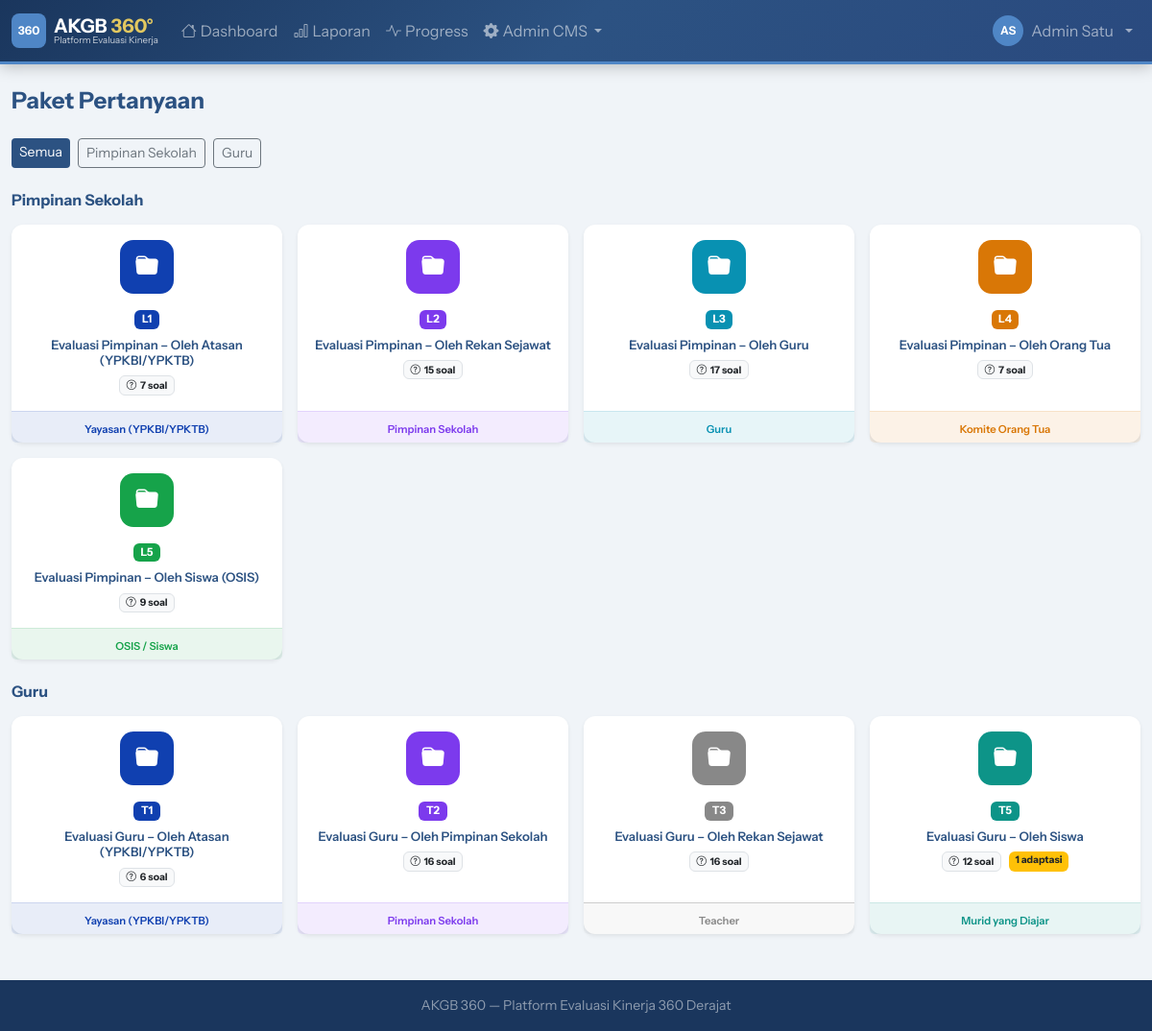
/demo/admin/questions_packages.php (signed in), run on an earlier commit of the app's database.
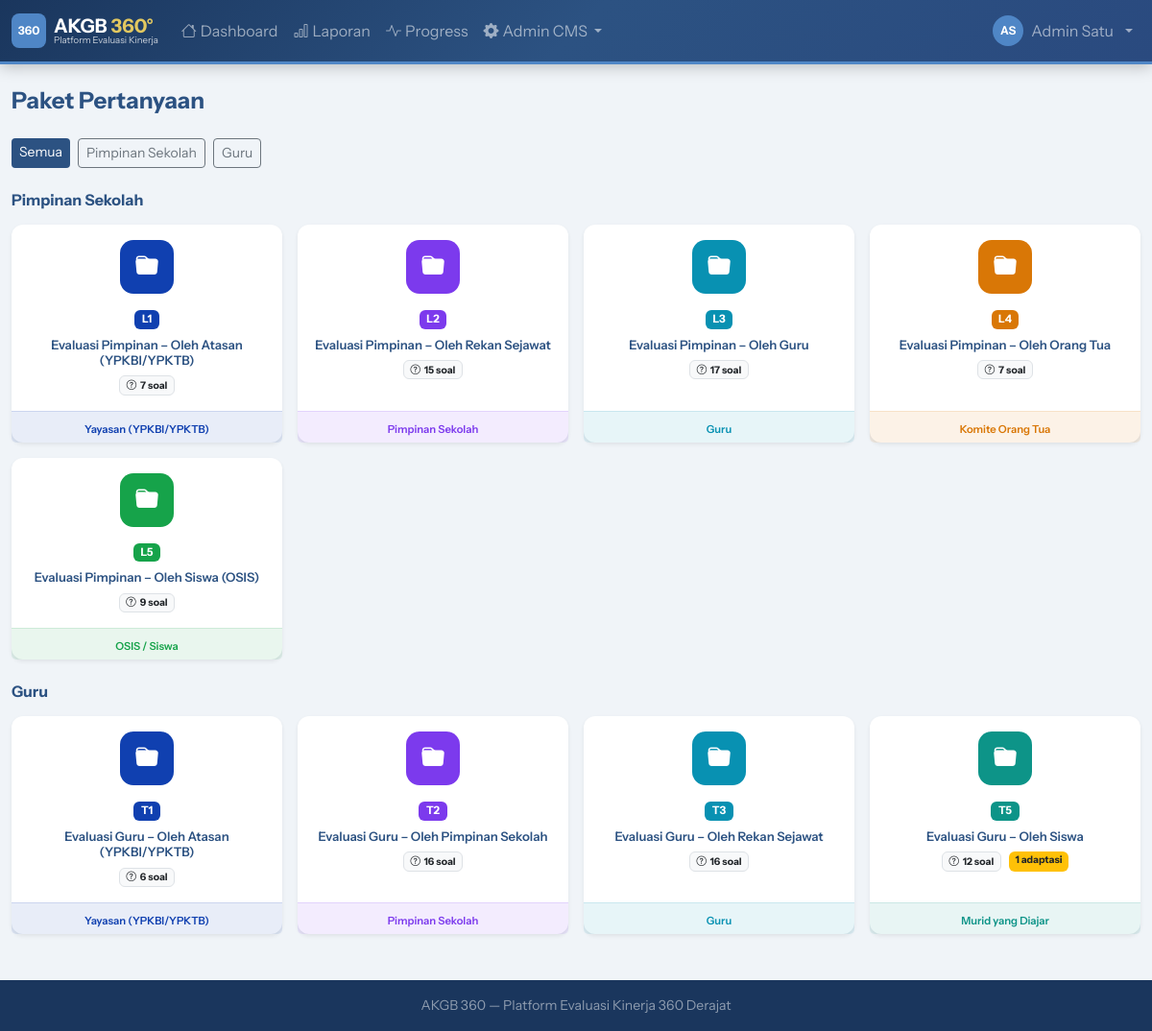
And on a later commit of the database.
### tables this page shows
CREATE TABLE `eval_types` (
  `id` int NOT NULL AUTO_INCREMENT,
  `code` varchar(20) NOT NULL,
  `name` varchar(100) NOT NULL,
  PRIMARY KEY (`id`),
  UNIQUE KEY `code` (`code`)
);

CREATE TABLE `packages` (
  `id` int NOT NULL AUTO_INCREMENT,
  `code` varchar(20) NOT NULL,
  `name` varchar(200) NOT NULL,
  `eval_type_id` int NOT NULL,
  `period_id` int DEFAULT NULL COMMENT 'NULL = template global, ada nilai = terikat periode',
  `respondent_type` varchar(50) NOT NULL,
  `description` text,
  `is_self_reflection` tinyint(1) DEFAULT '0',
  PRIMARY KEY (`id`),
  KEY `eval_type_id` (`eval_type_id`),
  KEY `period_id` (`period_id`),
  CONSTRAINT `packages_ibfk_1` FOREIGN KEY (`eval_type_id`) REFERENCES `eval_types` (`id`),
  CONSTRAINT `packages_ibfk_2` FOREIGN KEY (`period_id`) REFERENCES `eval_periods` (`id`) ON DELETE SET NULL
);

### public_html/demo/includes/db.php (called while the page is built, shortened)
<?php
class Database {
    private static ?PDO $instance = null;
    public static function getInstance(): PDO {
        if (self::$instance === null) {
            $dsn = "mysql:host=" . DB_HOST . ";dbname=" . DB_NAME . ";charset=" . DB_CHARSET;
            $options = [
                PDO::ATTR_ERRMODE            => PDO::ERRMODE_EXCEPTION,
                PDO::ATTR_DEFAULT_FETCH_MODE => PDO::FETCH_ASSOC,
                PDO::ATTR_EMULATE_PREPARES   => false,
            ];
            try {
                self::$instance = new PDO($dsn, DB_USER, DB_PASS, $options);
            } catch (PDOException $e) {
                die(json_encode(['error' => 'Database connection failed: ' . $e->getMessage()]));
            }
        }
        return self::$instance;
    }
    public static function query(string $sql, array $params = []): PDOStatement {
        $stmt = self::getInstance()->prepare($sql);
        $stmt->execute($params);
        return $stmt;
    }
    public static function fetchAll(string $sql, array $params = []): array {
        return self::query($sql, $params)->fetchAll();
    }
    public static function fetchOne(string $sql, array $params = []): ?array {
        $row = self::query($sql, $params)->fetch();
        return $row ?: null;
    }
}

### public_html/demo/includes/functions.php (called while the page is built, shortened)
<?php
function h(string $s = ''): string {
    return htmlspecialchars($s, ENT_QUOTES, 'UTF-8');
}

### public_html/demo/admin/questions_packages.php (the view, shortened to what the rows shown need)
<?php
require_once __DIR__ . '/../includes/db.php';
require_once __DIR__ . '/../includes/functions.php';
require_once __DIR__ . '/../includes/layout.php';
$viewPkg  = (int)($_GET['pkg'] ?? 0);
$filterEt = $_GET['et'] ?? '';
$evalTypes = Database::fetchAll("SELECT * FROM eval_types ORDER BY id");
$allPackages = Database::fetchAll("
    SELECT p.*, et.name as et_name, et.code as et_code,
           MAX(pw.weight) as weight,
           COUNT(pq.id) as q_count
    FROM packages p
    JOIN eval_types et ON et.id = p.eval_type_id
    LEFT JOIN package_weights pw ON pw.package_id = p.id
    LEFT JOIN package_questions pq ON pq.package_id = p.id
    WHERE p.period_id IS NULL AND p.is_self_reflection = 0
    GROUP BY p.id, p.code, p.name, p.eval_type_id, p.respondent_type,
             p.description, p.is_self_reflection, et.name, et.code
    ORDER BY et.id, p.id
");
$byEt = [];
foreach ($allPackages as $pkg) {
    $byEt[$pkg['et_code']]['name']     = $pkg['et_name'];
    $byEt[$pkg['et_code']]['packages'][] = $pkg;
}
$pkgDetail = null;
$pkgQuestions = [];
$respColors = [
    'atasan'        => ['bg'=>'#1040B0','label'=>'Yayasan (YPKBI/YPKTB)'],
    'leader'        => ['bg'=>'#7c3aed','label'=>'Pimpinan Sekolah'],
    'peer'          => ['bg'=>'#6f42c1','label'=>'Rekan Sejawat'],
    'guru'          => ['bg'=>'#0891b2','label'=>'Guru'],
    'ortu'          => ['bg'=>'#d97706','label'=>'Komite Orang Tua'],
    'siswa'         => ['bg'=>'#16a34a','label'=>'OSIS / Siswa'],
    'student_class' => ['bg'=>'#0d9488','label'=>'Murid yang Diajar'],
    'self'          => ['bg'=>'#64748b','label'=>'Self Evaluation'],
];
if ($viewPkg && $pkgDetail): ?>
<div class="mb-3">
  <a href="<?= APP_URL ?>/admin/questions_packages.php?et=<?= urlencode($filterEt) ?>"
     class="btn btn-sm btn-outline-secondary">
    <i class="bi bi-arrow-left me-1"></i>Kembali ke Daftar Paket
  </a>
</div>
<?= showFlash() ?>
<div class="card mb-3">
  <div class="card-body py-3 d-flex align-items-center gap-3">
    <?php
    $rc = $respColors[$pkgDetail['respondent_type']] ?? ['bg'=>'#888','label'=>$pkgDetail['respondent_type']];
    ?>
    <div style="width:52px;height:52px;border-radius:12px;background:<?= $rc['bg'] ?>;display:flex;align-items:center;justify-content:center;color:white;font-size:1.2rem;font-weight:700;flex-shrink:0">
      <?= strtoupper(substr($pkgDetail['code'],0,2)) ?>
    </div>
    <div class="flex-grow-1">
      <h6 class="fw-bold text-navy mb-0"><?= h($pkgDetail['name']) ?></h6>
      <div class="d-flex gap-2 mt-1 flex-wrap">
        <span class="badge" style="background:<?= $rc['bg'] ?>;font-size:.7rem"><?= $rc['label'] ?></span>
        <span class="badge bg-secondary" style="font-size:.7rem"><?= $pkgDetail['et_name'] ?></span>
        <span class="badge bg-light text-dark border" style="font-size:.7rem">
          <?= count($pkgQuestions) > 0 ? array_sum(array_map(fn($d)=>count($d['items']),$pkgQuestions)) : 0 ?> soal
        </span>
      </div>
    </div>
  </div>
</div>
<?php $qNum = 0; foreach ($pkgQuestions as $dCode => $domain): ?>
<div class="card mb-3">
  <div class="card-header py-2 d-flex align-items-center gap-2" style="background:#f0f4fb">
    <span class="badge badge-navy"><?= h($domain['code']) ?></span>
    <strong class="text-navy small"><?= h($domain['name']) ?></strong>
  </div>
  <div class="card-body p-0">
    <?php foreach ($domain['items'] as $q):
      $qNum++;
      $activeId  = $q['question_id_text_override'] ?: $q['master_id'];
      $activeEn  = $q['question_en_text_override'] ?: $q['master_en'];
      $isOverride = !empty($q['question_id_text_override']);
    ?>
    <div class="border-bottom px-3 py-3">
      <div class="row align-items-start">
        <div class="col-md-9">
          <div class="d-flex align-items-center gap-2 mb-2">
            <span class="badge badge-navy" style="min-width:26px"><?= $qNum ?></span>
            <span class="small fw-semibold text-muted"><?= h($q['s_name']) ?></span>
            <?php if ($isOverride): ?>
            <span class="badge bg-warning text-dark" style="font-size:.65rem">Adaptasi Paket</span>
            <?php else: ?>
            <span class="badge bg-light text-muted border" style="font-size:.65rem">Pakai Master</span>
            <?php endif; ?>
          </div>
          <p class="mb-1 small" style="line-height:1.6">
            <?= str_replace('[Nama]','<span class="badge" style="background:#001f3e;color:#ffc901">[Nama]</span>',h($activeId)) ?>
          </p>
          <?php if ($activeEn): ?>
          <p class="mb-0 text-muted" style="font-size:.8rem;font-style:italic">
            <?= str_replace('[Name]','<span class="badge" style="background:#001f3e;color:#ffc901">[Name]</span>',h($activeEn)) ?>
          </p>
          <?php endif; ?>
        </div>
        <div class="col-md-3 text-md-end mt-2 mt-md-0">
          <button class="btn btn-sm btn-outline-primary"
            data-bs-toggle="modal" data-bs-target="#editPQ<?= $q['pq_id'] ?>">
            <i class="bi bi-pencil me-1"></i>Edit Teks
          </button>
        </div>
      </div>
    </div>
    <div class="modal fade" id="editPQ<?= $q['pq_id'] ?>" tabindex="-1">
      <div class="modal-dialog modal-lg">
        <div class="modal-content">
          <div class="modal-header" style="background:var(--ktb-navy);color:white">
            <h6 class="modal-title">Edit Teks Paket — <?= h($q['s_name']) ?></h6>
            <button type="button" class="btn-close btn-close-white" data-bs-dismiss="modal"></button>
          </div>
          <form method="POST">
            <input type="hidden" name="action" value="save_pkg_question">
            <input type="hidden" name="pq_id" value="<?= $q['pq_id'] ?>">
            <div class="modal-body">
              <div class="alert alert-light border small mb-3">
                <strong>Master:</strong> <?= h($q['master_id'] ?: '(belum diisi)') ?>
              </div>
              <p class="text-muted small">Kosongkan untuk kembali ke teks master.</p>
              <div class="mb-3">
                <label class="form-label fw-semibold">🇮🇩 Adaptasi Bahasa Indonesia</label>
                <textarea name="text_id" class="form-control" rows="4"
                  style="line-height:1.7"
                  placeholder="Kosongkan = pakai master..."><?= h($q['question_id_text_override']??'') ?></textarea>
              </div>
              <div>
                <label class="form-label fw-semibold">🇬🇧 Adaptasi English</label>
                <textarea name="text_en" class="form-control" rows="4"
                  style="font-style:italic;line-height:1.7"
                  placeholder="Leave empty = use master..."><?= h($q['question_en_text_override']??'') ?></textarea>
              </div>
            </div>
            <div class="modal-footer">
              <button type="button" class="btn btn-outline-secondary" data-bs-dismiss="modal">Batal</button>
              <button type="submit" class="btn btn-navy">
                <i class="bi bi-save me-1"></i>Simpan
              </button>
            </div>
          </form>
        </div>
      </div>
    </div>
    <?php endforeach; ?>
  </div>
</div>
<?php endforeach; ?>
<?php
else: ?>
<div class="d-flex gap-2 mb-4 flex-wrap">
  <a href="?et=" class="btn btn-sm <?= !$filterEt?'btn-navy':'btn-outline-secondary' ?>">Semua</a>
  <?php foreach ($evalTypes as $et): ?>
  <a href="?et=<?= urlencode($et['code']) ?>"
     class="btn btn-sm <?= $filterEt===$et['code']?'btn-navy':'btn-outline-secondary' ?>">
    <?= h($et['name']) ?>
  </a>
  <?php endforeach; ?>
</div>
<?php foreach ($byEt as $etCode => $etGroup):
?>
<h6 class="fw-bold text-navy mb-3"><?= h($etGroup['name']) ?></h6>
<div class="row g-3 mb-4">
  <?php foreach ($etGroup['packages'] as $pkg):
    $rc = $respColors[$pkg['respondent_type']] ?? ['bg'=>'#888','label'=>ucfirst($pkg['respondent_type'])];
    $overrideCount = Database::fetchOne("
        SELECT COUNT(*) c FROM package_questions
        WHERE package_id=? AND question_id_text_override IS NOT NULL AND question_id_text_override != ''
    ", [$pkg['id']])['c'];
  ?>
  <div class="col-6 col-md-4 col-lg-3">
    <a href="?pkg=<?= $pkg['id'] ?>&et=<?= urlencode($etCode) ?>"
       class="text-decoration-none">
      <div class="card h-100 border-0 shadow-sm package-card"
           style="transition:all .2s;cursor:pointer"
           onmouseenter="this.style.transform='translateY(-4px)';this.style.boxShadow='0 8px 24px rgba(0,0,0,.12)'"
           onmouseleave="this.style.transform='';this.style.boxShadow=''">
        <div class="card-body text-center p-3">
          <div style="width:56px;height:56px;border-radius:14px;background:<?= $rc['bg'] ?>;margin:0 auto 12px;display:flex;align-items:center;justify-content:center;font-size:1.5rem">
            <i class="bi bi-folder-fill text-white"></i>
          </div>
          <span class="badge mb-2" style="background:<?= $rc['bg'] ?>;font-size:.72rem">
            <?= h($pkg['code']) ?>
          </span>
          <p class="small fw-semibold text-navy mb-1 lh-sm" style="font-size:.82rem">
            <?= h($pkg['name']) ?>
          </p>
          <div class="d-flex justify-content-center gap-2 mt-2">
            <span class="badge bg-light text-dark border" style="font-size:.65rem">
              <i class="bi bi-question-circle me-1"></i><?= $pkg['q_count'] ?> soal
            </span>
            <?php if ($overrideCount > 0): ?>
            <span class="badge bg-warning text-dark" style="font-size:.65rem">
              <?= $overrideCount ?> adaptasi
            </span>
            <?php endif; ?>
          </div>
        </div>
        <div class="card-footer py-1 text-center"
             style="background:<?= $rc['bg'] ?>18;border-top:1px solid <?= $rc['bg'] ?>22">
          <small style="color:<?= $rc['bg'] ?>;font-weight:600;font-size:.7rem">
            <?= $rc['label'] ?>
          </small>
        </div>
      </div>
    </a>
  </div>
  <?php endforeach; ?>
</div>
<?php endforeach; ?>
<?php endif; ?>

What changed in the data, as far as the page shows it:
changed packages "Evaluasi Guru – Oleh Rekan Sejawat": respondent_type "Teacher" → "Guru"
